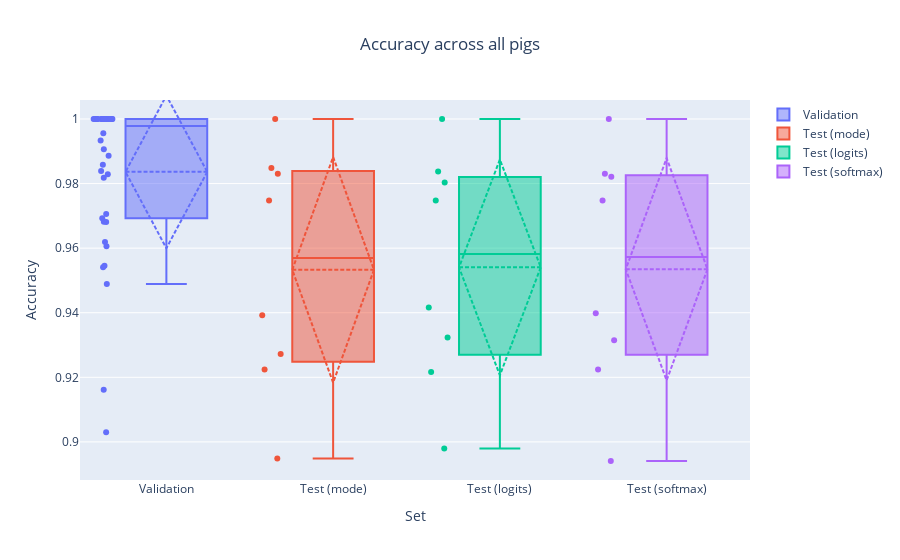

Here is the notebook cell this chart was saved with:
### Markdown cell above
### Ensembling

### Code cell
fig = go.Figure()
fig.add_trace(go.Box(y=df_val["accuracy"].values, boxmean="sd", boxpoints="all", name="Validation"))
fig.add_trace(
    go.Box(y=agg.subject_metrics("mode")["accuracy"].values, boxmean="sd", boxpoints="all", name="Test (mode)")
)
fig.add_trace(
    go.Box(y=agg.subject_metrics("logits")["accuracy"].values, boxmean="sd", boxpoints="all", name="Test (logits)")
)
fig.add_trace(
    go.Box(y=agg.subject_metrics("softmax")["accuracy"].values, boxmean="sd", boxpoints="all", name="Test (softmax)")
)
fig.update_layout(title_x=0.5, title_text="Accuracy across all pigs")
fig.update_layout(xaxis_title="Set", yaxis_title="Accuracy")

### Figure 1 — Plotly figure (JSON) as saved in the notebook; plotly's stock layout.template omitted (floating-point values rounded to 4 significant figures)
{"data": [{"boxmean": "sd", "boxpoints": "all", "name": "Validation", "type": "box", "y": [0.9706, 1, 0.9907, 1, 1, 1, 1, 1, 0.9818, 0.9933, 0.9681, 1, 1, 1, 1, 1, 1, 0.9956, 0.9619, 0.9829, 0.9886, 0.903, 0.9839, 1, 1, 1, 0.9858, 1, 0.9545, 1, 0.9692, 0.9682, 1, 1, 0.9541, 0.9161, 0.9606, 0.9489]}, {"boxmean": "sd", "boxpoints": "all", "name": "Test (mode)", "type": "box", "y": [0.8949, 0.9848, 0.9392, 1, 0.9831, 0.9747, 0.9224, 0.9272]}, {"boxmean": "sd", "boxpoints": "all", "name": "Test (logits)", "type": "box", "y": [0.898, 0.9803, 0.9416, 1, 0.9838, 0.9747, 0.9216, 0.9324]}, {"boxmean": "sd", "boxpoints": "all", "name": "Test (softmax)", "type": "box", "y": [0.8941, 0.9821, 0.9398, 1, 0.9831, 0.9747, 0.9224, 0.9315]}], "layout": {"autosize": true, "title": {"text": "Accuracy across all pigs", "x": 0.5}, "xaxis": {"autorange": true, "range": [-0.5155, 3.5], "title": {"text": "Set"}, "type": "category"}, "yaxis": {"autorange": true, "range": [0.8882, 1.006], "title": {"text": "Accuracy"}, "type": "linear"}}}
